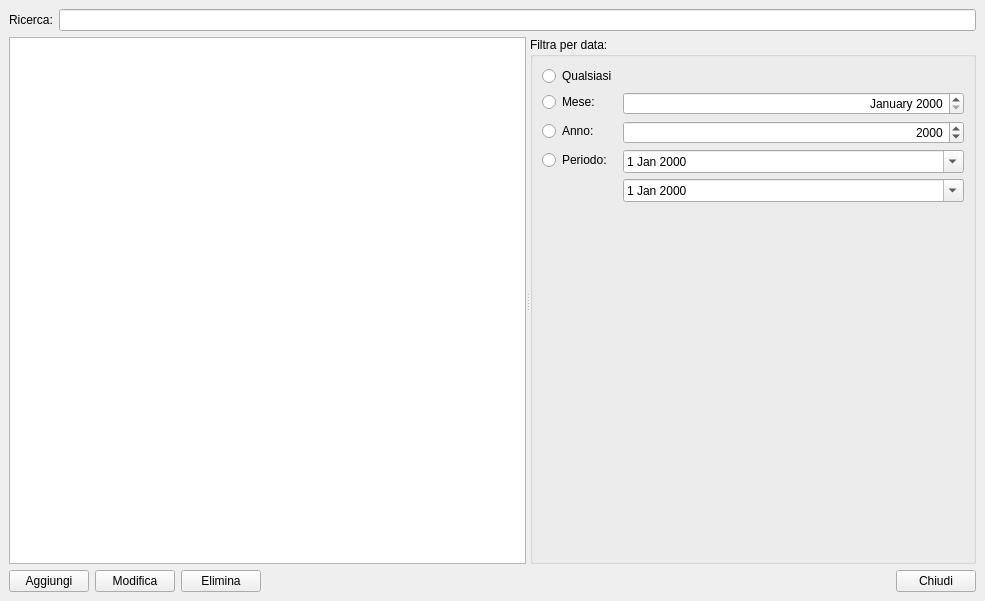
<?xml version="1.0" encoding="UTF-8"?>
<ui version="4.0">
 <class>PrimaNotaWindow</class>
 <widget class="QMainWindow" name="PrimaNotaWindow">
  <property name="geometry">
   <rect>
    <x>0</x>
    <y>0</y>
    <width>985</width>
    <height>601</height>
   </rect>
  </property>
  <property name="windowTitle">
   <string>Prima nota</string>
  </property>
  <widget class="QWidget" name="centralwidget">
   <layout class="QVBoxLayout" name="verticalLayout" stretch="0,1,0">
    <item>
     <layout class="QHBoxLayout" name="horizontalLayout_2">
      <item>
       <widget class="QLabel" name="label">
        <property name="text">
         <string>Ricerca:</string>
        </property>
       </widget>
      </item>
      <item>
       <widget class="QLineEdit" name="searchLineEdit"/>
      </item>
     </layout>
    </item>
    <item>
     <widget class="QSplitter" name="splitter">
      <property name="orientation">
       <enum>Qt::Horizontal</enum>
      </property>
      <widget class="QTableView" name="noteTableView">
       <property name="editTriggers">
        <set>QAbstractItemView::NoEditTriggers</set>
       </property>
       <property name="alternatingRowColors">
        <bool>true</bool>
       </property>
       <property name="selectionMode">
        <enum>QAbstractItemView::SingleSelection</enum>
       </property>
       <property name="selectionBehavior">
        <enum>QAbstractItemView::SelectRows</enum>
       </property>
       <attribute name="horizontalHeaderStretchLastSection">
        <bool>true</bool>
       </attribute>
      </widget>
      <widget class="QGroupBox" name="groupBox">
       <property name="title">
        <string>Filtra per data:</string>
       </property>
       <layout class="QVBoxLayout" name="verticalLayout_2">
        <item>
         <layout class="QFormLayout" name="formLayout">
          <property name="fieldGrowthPolicy">
           <enum>QFormLayout::AllNonFixedFieldsGrow</enum>
          </property>
          <property name="rowWrapPolicy">
           <enum>QFormLayout::DontWrapRows</enum>
          </property>
          <property name="labelAlignment">
           <set>Qt::AlignLeading|Qt::AlignLeft|Qt::AlignVCenter</set>
          </property>
          <item row="0" column="0">
           <widget class="QRadioButton" name="allRadioButton">
            <property name="text">
             <string>Qualsiasi</string>
            </property>
           </widget>
          </item>
          <item row="1" column="0">
           <widget class="QRadioButton" name="monthRadioButton">
            <property name="text">
             <string>Mese:</string>
            </property>
           </widget>
          </item>
          <item row="1" column="1">
           <widget class="QDateEdit" name="monthDateEdit">
            <property name="alignment">
             <set>Qt::AlignRight|Qt::AlignTrailing|Qt::AlignVCenter</set>
            </property>
            <property name="accelerated">
             <bool>false</bool>
            </property>
            <property name="currentSection">
             <enum>QDateTimeEdit::MonthSection</enum>
            </property>
            <property name="displayFormat">
             <string>MMMM yyyy</string>
            </property>
            <property name="calendarPopup">
             <bool>false</bool>
            </property>
           </widget>
          </item>
          <item row="2" column="1">
           <widget class="QDateEdit" name="yearDateEdit">
            <property name="alignment">
             <set>Qt::AlignRight|Qt::AlignTrailing|Qt::AlignVCenter</set>
            </property>
            <property name="displayFormat">
             <string>yyyy</string>
            </property>
           </widget>
          </item>
          <item row="2" column="0">
           <widget class="QRadioButton" name="yearRadioButton">
            <property name="text">
             <string>Anno:</string>
            </property>
           </widget>
          </item>
          <item row="3" column="1">
           <widget class="QDateEdit" name="dateEdit">
            <property name="calendarPopup">
             <bool>true</bool>
            </property>
           </widget>
          </item>
          <item row="4" column="1">
           <widget class="QDateEdit" name="dateEdit_2">
            <property name="calendarPopup">
             <bool>true</bool>
            </property>
           </widget>
          </item>
          <item row="3" column="0">
           <widget class="QRadioButton" name="radioButton">
            <property name="text">
             <string>Periodo:</string>
            </property>
           </widget>
          </item>
         </layout>
        </item>
        <item>
         <spacer name="verticalSpacer">
          <property name="orientation">
           <enum>Qt::Vertical</enum>
          </property>
          <property name="sizeHint" stdset="0">
           <size>
            <width>20</width>
            <height>40</height>
           </size>
          </property>
         </spacer>
        </item>
       </layout>
      </widget>
     </widget>
    </item>
    <item>
     <layout class="QHBoxLayout" name="horizontalLayout">
      <item>
       <widget class="QPushButton" name="addButton">
        <property name="text">
         <string>Aggiungi</string>
        </property>
       </widget>
      </item>
      <item>
       <widget class="QPushButton" name="updateButton">
        <property name="text">
         <string>Modifica</string>
        </property>
       </widget>
      </item>
      <item>
       <widget class="QPushButton" name="deleteButton">
        <property name="text">
         <string>Elimina</string>
        </property>
       </widget>
      </item>
      <item>
       <spacer name="horizontalSpacer">
        <property name="orientation">
         <enum>Qt::Horizontal</enum>
        </property>
        <property name="sizeHint" stdset="0">
         <size>
          <width>40</width>
          <height>20</height>
         </size>
        </property>
       </spacer>
      </item>
      <item>
       <widget class="QPushButton" name="closeButton">
        <property name="text">
         <string>Chiudi</string>
        </property>
       </widget>
      </item>
     </layout>
    </item>
   </layout>
  </widget>
  <widget class="QMenuBar" name="menubar">
   <property name="geometry">
    <rect>
     <x>0</x>
     <y>0</y>
     <width>985</width>
     <height>27</height>
    </rect>
   </property>
  </widget>
 </widget>
 <resources/>
 <connections>
  <connection>
   <sender>addButton</sender>
   <signal>clicked()</signal>
   <receiver>PrimaNotaWindow</receiver>
   <slot>addNote()</slot>
   <hints>
    <hint type="sourcelabel">
     <x>54</x>
     <y>590</y>
    </hint>
    <hint type="destinationlabel">
     <x>44</x>
     <y>571</y>
    </hint>
   </hints>
  </connection>
  <connection>
   <sender>updateButton</sender>
   <signal>clicked()</signal>
   <receiver>PrimaNotaWindow</receiver>
   <slot>updateNote()</slot>
   <hints>
    <hint type="sourcelabel">
     <x>185</x>
     <y>590</y>
    </hint>
    <hint type="destinationlabel">
     <x>132</x>
     <y>569</y>
    </hint>
   </hints>
  </connection>
  <connection>
   <sender>deleteButton</sender>
   <signal>clicked()</signal>
   <receiver>PrimaNotaWindow</receiver>
   <slot>removeNote()</slot>
   <hints>
    <hint type="sourcelabel">
     <x>276</x>
     <y>590</y>
    </hint>
    <hint type="destinationlabel">
     <x>232</x>
     <y>569</y>
    </hint>
   </hints>
  </connection>
  <connection>
   <sender>closeButton</sender>
   <signal>clicked()</signal>
   <receiver>PrimaNotaWindow</receiver>
   <slot>close()</slot>
   <hints>
    <hint type="sourcelabel">
     <x>974</x>
     <y>590</y>
    </hint>
    <hint type="destinationlabel">
     <x>758</x>
     <y>570</y>
    </hint>
   </hints>
  </connection>
  <connection>
   <sender>noteTableView</sender>
   <signal>doubleClicked(QModelIndex)</signal>
   <receiver>PrimaNotaWindow</receiver>
   <slot>updateNote()</slot>
   <hints>
    <hint type="sourcelabel">
     <x>315</x>
     <y>379</y>
    </hint>
    <hint type="destinationlabel">
     <x>445</x>
     <y>557</y>
    </hint>
   </hints>
  </connection>
 </connections>
 <slots>
  <slot>addNote()</slot>
  <slot>updateNote()</slot>
  <slot>removeNote()</slot>
 </slots>
</ui>
